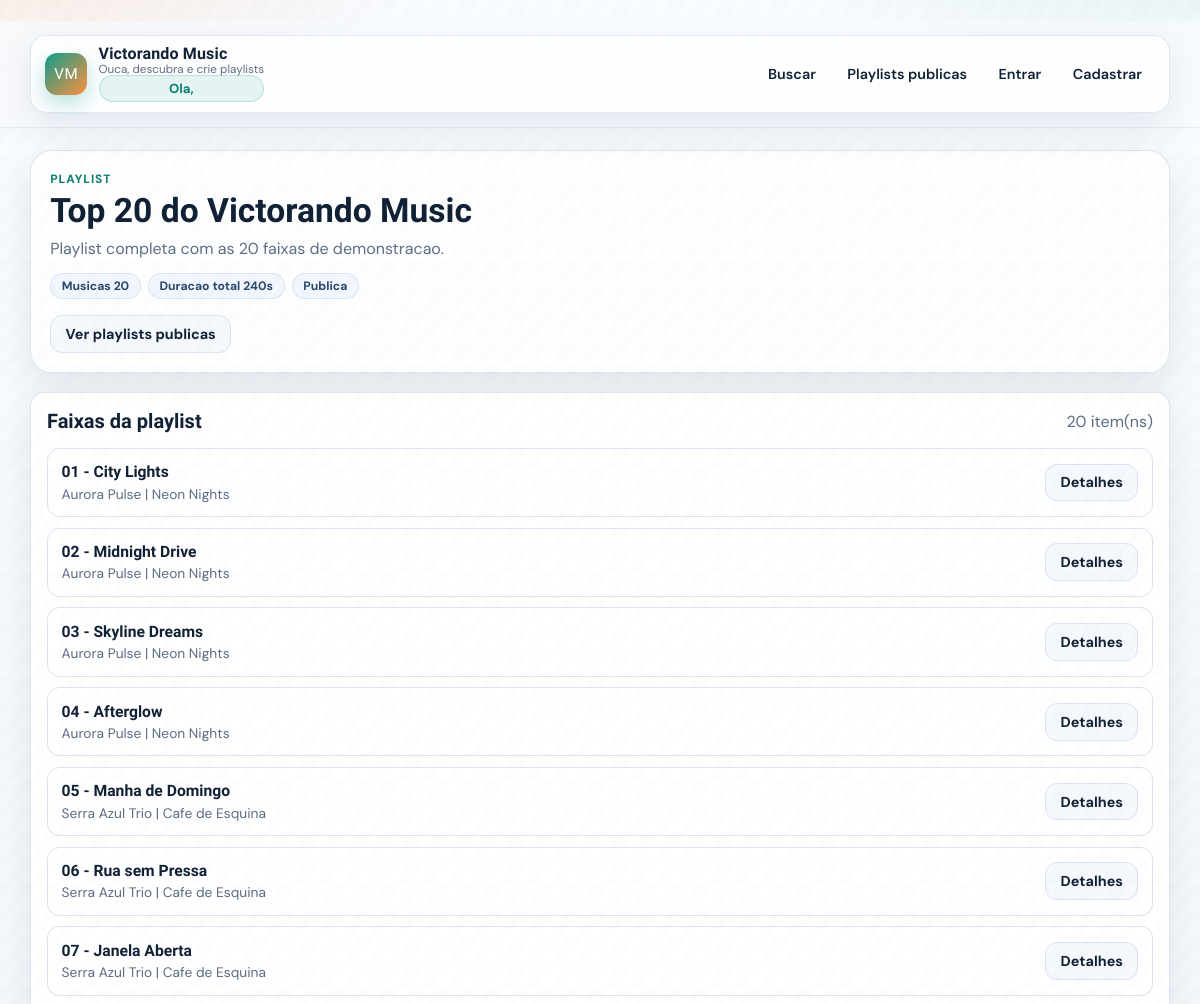
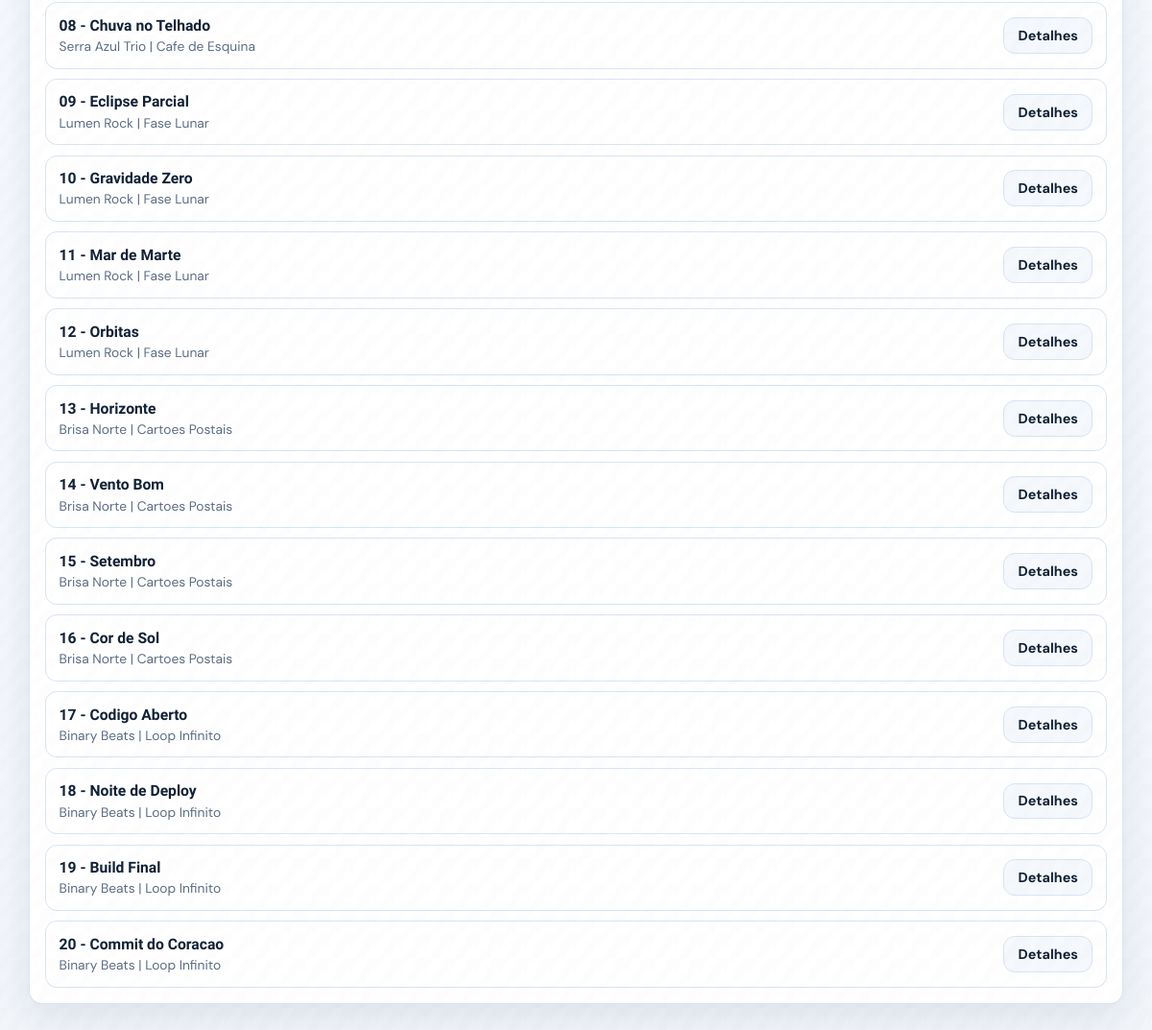
Page /playlist/1 on the committed database (2 pictures, top to bottom).
### app/models/playlist.py (models this page shows, shortened)
class Playlist(db.Model):
    __tablename__ = 'playlists'
    __table_args__ = (
        db.UniqueConstraint('tenant_id', 'usuario_id', 'nome', name='uq_playlists_tenant_usuario_nome'),
    )
    id = db.Column(db.Integer, primary_key=True)
    tenant_id = db.Column(db.Integer, db.ForeignKey('tenants.id'), nullable=False, index=True)
    usuario_id = db.Column(db.Integer, db.ForeignKey('usuarios.id'), nullable=False, index=True)
    nome = db.Column(db.String(100), nullable=False)
    descricao = db.Column(db.Text)
    data_criacao = db.Column(db.DateTime, default=datetime.utcnow, nullable=False)
    publica = db.Column(db.Boolean, default=False)
    musicas = db.relationship(
        'Music',
        secondary='playlist_musicas',
        backref=db.backref('playlists', lazy='dynamic', overlaps='playlist_musicas_rel,musica,playlist'),
        lazy='dynamic',
        overlaps='playlist_musicas_rel,musica,playlist',
    )
    @property
    def total_musicas(self):
        return self.musicas.count()
    @property
    def duracao_total(self):
        return sum(musica.duracao for musica in self.musicas if musica.duracao)
    def to_dict(self, include_musicas=False):
        data = {
            'id': self.id,
            'tenant_id': self.tenant_id,
            'usuario_id': self.usuario_id,
            'nome': self.nome,
            'descricao': self.descricao,
            'data_criacao': self.data_criacao.isoformat(),
            'publica': self.publica,
            'total_musicas': self.total_musicas,
            'duracao_total': self.duracao_total,
        }
        if include_musicas:
            musicas_ordenadas = PlaylistMusica.query.filter_by(playlist_id=self.id).order_by(PlaylistMusica.posicao).all()
            data['musicas'] = [{**pm.musica.to_dict(), 'posicao': pm.posicao} for pm in musicas_ordenadas]
        return data

### app/models/music.py (models this page shows, shortened)
class Music(db.Model):
    __tablename__ = 'musicas'
    id = db.Column(db.Integer, primary_key=True)
    titulo = db.Column(db.String(150), nullable=False, index=True)
    album_id = db.Column(db.Integer, db.ForeignKey('albuns.id'), nullable=False)
    duracao = db.Column(db.Integer)  # em segundos
    arquivo_url = db.Column(db.String(255), nullable=False)
    numero_faixa = db.Column(db.Integer)
    visualizacoes = db.Column(db.Integer, default=0)
    @property
    def duracao_formatada(self):
        if not self.duracao:
            return "00:00"
        minutos = self.duracao // 60
        segundos = self.duracao % 60
        return f"{minutos:02d}:{segundos:02d}"
    def to_dict(self, include_album=True):
        data = {
            'id': self.id,
            'titulo': self.titulo,
            'album_id': self.album_id,
            'duracao': self.duracao,
            'duracao_formatada': self.duracao_formatada,
            'arquivo_url': self.arquivo_url,
            'numero_faixa': self.numero_faixa,
            'visualizacoes': self.visualizacoes
        }
        if include_album and self.album:
            data['album'] = {
                'id': self.album.id,
                'titulo': self.album.titulo,
                'capa_url': self.album.capa_url,
                'artista': {
                    'id': self.album.artista.id,
                    'nome': self.album.artista.nome
                } if self.album.artista else None
            }
        return data

### app/models/artist.py (models this page shows, shortened)
class Artist(db.Model):
    __tablename__ = 'artistas'
    id = db.Column(db.Integer, primary_key=True)
    nome = db.Column(db.String(100), nullable=False, index=True)
    genero = db.Column(db.String(50))
    bio = db.Column(db.Text)
    imagem_url = db.Column(db.String(255))
    albuns = db.relationship('Album', backref='artista', lazy='dynamic', cascade='all, delete-orphan')

### app/models/album.py (models this page shows, shortened)
class Album(db.Model):
    __tablename__ = 'albuns'
    id = db.Column(db.Integer, primary_key=True)
    titulo = db.Column(db.String(150), nullable=False, index=True)
    artista_id = db.Column(db.Integer, db.ForeignKey('artistas.id'), nullable=False)
    ano_lancamento = db.Column(db.Integer)
    capa_url = db.Column(db.String(255))
    descricao = db.Column(db.Text)
    musicas = db.relationship('Music', backref='album', lazy='dynamic', cascade='all, delete-orphan')

### app/views/playlist_routes.py (the view)
@playlist_bp.route('/<int:playlist_id>')
def detalhes(playlist_id):
    usuario_id = current_user.id if current_user.is_authenticated else None
    tenant_id = current_user.tenant_id if current_user.is_authenticated else None
    resultado = PlaylistController.obter_playlist(playlist_id, usuario_id, tenant_id=tenant_id)
    if not resultado['success']:
        flash(resultado.get('message', 'Playlist nao encontrada'), 'error')
        return redirect(url_for('music.index'))
    playlist = resultado['playlist']
    is_owner = current_user.is_authenticated and playlist['usuario_id'] == current_user.id
    return render_template('playlist_detalhes.html', playlist=playlist, is_owner=is_owner)

### app/__init__.py (called while the page is built)
def _build_app_initials(app_name):
    parts = [part[0].upper() for part in app_name.split() if part and part[0].isalnum()]
    return ''.join(parts[:2]) or 'SM'

### app/controllers/playlist_controller.py (called while the page is built)
    @staticmethod
    def _resolve_tenant_id(usuario_id=None, tenant_id=None):
        if tenant_id is not None:
            return tenant_id
        if usuario_id is not None:
            usuario = db.session.get(User, usuario_id)
            if usuario:
                return usuario.tenant_id
        return Tenant.resolve_default_id()

    @staticmethod
    def _query_playlist_by_tenant(playlist_id, tenant_id):
        query = Playlist.query.filter_by(id=playlist_id)
        if tenant_id is not None:
            query = query.filter_by(tenant_id=tenant_id)
        return query.first()

    @staticmethod
    def obter_playlist(playlist_id, usuario_id=None, tenant_id=None):
        try:
            tenant_resolvido = PlaylistController._resolve_tenant_id(usuario_id=usuario_id, tenant_id=tenant_id)
            playlist = PlaylistController._query_playlist_by_tenant(playlist_id, tenant_resolvido)
            if not playlist:
                return {'success': False, 'message': 'Playlist nao encontrada'}
            if not playlist.publica and playlist.usuario_id != usuario_id:
                return {'success': False, 'message': 'Acesso negado'}
            return {'success': True, 'playlist': playlist.to_dict(include_musicas=True)}
        except Exception as e:
            return {'success': False, 'message': f'Erro ao obter playlist: {str(e)}'}

### app/extensions.py (called while the page is built, shortened)
def _register_request_observability(app):
    @app.before_request
    def _mark_request_start():
        g._request_start_ts = monotonic()
    @app.after_request
    def _log_request(response):
        start = getattr(g, '_request_start_ts', None)
        if start is None:
            return response
        duration_ms = (monotonic() - start) * 1000
        response.headers['X-Request-Duration-Ms'] = f'{duration_ms:.2f}'
        app.logger.info(
            'request method=%s path=%s status=%s duration_ms=%.2f',
            request.method,
            request.path,
            response.status_code,
            duration_ms,
        )
        return response

def _register_rate_limiting(app):
    @app.before_request
    def _guard_rate_limit():
        if not app.config.get('RATE_LIMIT_ENABLED', True):
            return None
        if not request.path.startswith('/api/'):
            return None

### app/templates/playlist_detalhes.html (shortened to what this page needs)
﻿{% extends 'base.html' %}
{% block content %}
<section class="page-header" data-animate>
  <p class="kicker">Playlist</p>
  <h1 class="page-title">{{ playlist.nome }}</h1>
  <p class="page-subtitle">{{ playlist.descricao or 'Playlist sem descricao.' }}</p>
  <div class="meta-pills" style="margin-top: 0.9rem;">
    <span class="chip">Musicas {{ playlist.total_musicas }}</span>
    <span class="chip">Duracao total {{ playlist.duracao_total }}s</span>
    <span class="chip">{{ 'Publica' if playlist.publica else 'Privada' }}</span>
  </div>
  <div class="inline-actions">
    <a class="btn btn-ghost" href="{{ url_for('playlist.publicas') }}">Ver playlists publicas</a>
  </div>
</section>
<section class="panel" data-animate style="--delay: 90ms;">
  <div class="section-head">
    <h2 class="section-title">Faixas da playlist</h2>
    <span class="muted">{{ playlist.musicas|length }} item(ns)</span>
  </div>
  {% if playlist.musicas %}
    <ol class="list-clean" style="margin-top: 0.9rem; list-style: none;">
      {% for musica in playlist.musicas %}
        {% set album = musica.album if musica.album else None %}
        {% set artista = album.artista if album and album.artista else None %}
        <li class="list-item" data-animate style="--delay: {{ 130 + (loop.index0 * 30) }}ms;">
          <div class="list-item-main">
            <strong>{{ '%02d' % (musica.posicao or loop.index) }} - {{ musica.titulo }}</strong>
            <span>
              {{ artista.nome if artista else 'Artista desconhecido' }}
              {% if album %} | {{ album.titulo }}{% endif %}
            </span>
          </div>
          <div class="actions">
            <a class="btn btn-ghost" href="{{ url_for('music.musica_detalhes', musica_id=musica.id) }}">Detalhes</a>
          </div>
        </li>
      {% endfor %}
    </ol>
  {% else %}
    <div class="empty-state" style="margin-top: 0.9rem;">Sem musicas nesta playlist.</div>
  {% endif %}
</section>
{% endblock %}

### app/static/css/style.css (style rules this page uses)
* { box-sizing: border-box; }
html, body { margin: 0; padding: 0; }
body { min-height: 100vh; color: var(--text); font-family: var(--font-body); background: radial-gradient(900px 520px at -4% -8%, rgba(255, 143, 61, 0.24), transparent 60%), radial-gradient(980px 560px at 104% -12%, rgba(15, 157, 141, 0.2), transparent 63%), linear-gradient(180deg, var(--bg-top) 0%, var(--bg-bottom) 100%); }
body::before { content: ''; position: fixed; inset: 0; pointer-events: none; opacity: 0.35; background-image: linear-gradient(120deg, rgba(18, 34, 54, 0.02) 25%, transparent 25%, transparent 50%, rgba(18, 34, 54, 0.02) 50%, rgba(18, 34, 54, 0.02) 75%, transparent 75%, transparent); background-size: 26px 26px; }
.page-header { padding: 1.2rem; border-radius: var(--radius-lg); border: 1px solid rgba(217, 228, 242, 0.9); background: var(--surface); box-shadow: var(--shadow-soft); }
.kicker { margin: 0; font-size: 0.75rem; letter-spacing: 0.08em; text-transform: uppercase; color: var(--brand-strong); font-weight: 700; }
.page-title { margin: 0.28rem 0 0.5rem; font-family: var(--font-title); font-size: clamp(1.5rem, 1.2rem + 1.2vw, 2.1rem); }
.page-subtitle { margin: 0; color: var(--muted); max-width: 70ch; }
.inline-actions { margin-top: 1rem; display: flex; flex-wrap: wrap; gap: 0.6rem; }
.section-title { margin: 0; font-family: var(--font-title); font-size: 1.25rem; }
.section-head { display: flex; align-items: center; justify-content: space-between; gap: 0.8rem; flex-wrap: wrap; }
.music-card, .panel, .form-card, .list-card { background: var(--surface-strong); border: 1px solid rgba(217, 228, 242, 0.95); border-radius: var(--radius-md); box-shadow: var(--shadow-soft); }
.meta-pills { display: flex; flex-wrap: wrap; gap: 0.45rem; }
.chip { display: inline-flex; align-items: center; border-radius: 999px; padding: 0.24rem 0.66rem; font-size: 0.76rem; font-weight: 700; border: 1px solid rgba(217, 228, 242, 0.95); color: #2a476d; background: #f2f7ff; }
.actions { display: flex; flex-wrap: wrap; gap: 0.52rem; }
.btn, button { display: inline-flex; justify-content: center; align-items: center; text-decoration: none; border-radius: 12px; border: 1px solid transparent; font-family: var(--font-body); font-size: 0.9rem; font-weight: 700; cursor: pointer; padding: 0.56rem 0.9rem; transition: transform 0.16s ease, filter 0.16s ease, box-shadow 0.2s ease; }
.btn, button[type='submit'] { color: #fff; background: linear-gradient(135deg, var(--brand) 0%, var(--brand-strong) 100%); box-shadow: 0 8px 20px rgba(15, 157, 141, 0.28); }
.btn-ghost { color: var(--text); background: #f5f8fc; border-color: var(--line); box-shadow: none; }
.list-clean { margin: 0; padding: 0; list-style: none; display: grid; gap: 0.65rem; }
.list-item { display: flex; align-items: center; justify-content: space-between; gap: 0.8rem; padding: 0.85rem; border: 1px solid var(--line); border-radius: 12px; background: #fff; }
.list-item-main { display: grid; gap: 0.2rem; }
.list-item-main strong { font-family: var(--font-title); font-size: 0.98rem; }
.list-item-main span { color: var(--muted); font-size: 0.86rem; }
.panel { padding: 1rem; }
.muted { color: var(--muted); }
[data-animate] { opacity: 0; transform: translateY(18px); transition: opacity 0.6s ease, transform 0.6s ease; transition-delay: var(--delay, 0ms); }
[data-animate].in-view { opacity: 1; transform: translateY(0); }

### rows in the picture
Playlist: nome "Top 20 do Victorando Music", descricao "Playlist completa com as 20 faixas de demonstracao."
Music: {{ 130 + (loop.index0 * 30) }} 130 (drawn), posicao "01", titulo "City Lights"
Artist: nome "Aurora Pulse"
Album: titulo "Neon Nights"
Music: {{ 130 + (loop.index0 * 30) }} 160 (drawn), posicao "02", titulo "Midnight Drive"
Music: {{ 130 + (loop.index0 * 30) }} 190 (drawn), posicao "03", titulo "Skyline Dreams"
Music: {{ 130 + (loop.index0 * 30) }} 220 (drawn), posicao "04", titulo "Afterglow"
Music: {{ 130 + (loop.index0 * 30) }} 250 (drawn), posicao "05", titulo "Manha de Domingo"
Artist: nome "Serra Azul Trio"
Album: titulo "Cafe de Esquina"
Music: {{ 130 + (loop.index0 * 30) }} 280 (drawn), posicao "06", titulo "Rua sem Pressa"
Music: {{ 130 + (loop.index0 * 30) }} 310 (drawn), posicao "07", titulo "Janela Aberta"
Music: {{ 130 + (loop.index0 * 30) }} 340 (drawn), posicao "08", titulo "Chuva no Telhado"
Music: {{ 130 + (loop.index0 * 30) }} 370 (drawn), posicao "09", titulo "Eclipse Parcial"
Artist: nome "Lumen Rock"
Album: titulo "Fase Lunar"
Music: {{ 130 + (loop.index0 * 30) }} 400 (drawn), id "10", titulo "Gravidade Zero"
Music: {{ 130 + (loop.index0 * 30) }} 430 (drawn), id "11", titulo "Mar de Marte"
Music: {{ 130 + (loop.index0 * 30) }} 460 (drawn), posicao "12", titulo "Orbitas"
Music: {{ 130 + (loop.index0 * 30) }} 490 (drawn), id "13", titulo "Horizonte"
Artist: nome "Brisa Norte"
Album: titulo "Cartoes Postais"
Music: {{ 130 + (loop.index0 * 30) }} 520 (drawn), id "14", titulo "Vento Bom"
Music: {{ 130 + (loop.index0 * 30) }} 550 (drawn), id "15", titulo "Setembro"
Music: {{ 130 + (loop.index0 * 30) }} 580 (drawn), id "16", titulo "Cor de Sol"
Music: {{ 130 + (loop.index0 * 30) }} 610 (drawn), id "17", titulo "Codigo Aberto"
Artist: nome "Binary Beats"
Album: titulo "Loop Infinito"
Music: {{ 130 + (loop.index0 * 30) }} 640 (drawn), id "18", titulo "Noite de Deploy"
Music: {{ 130 + (loop.index0 * 30) }} 670 (drawn), id "19", titulo "Build Final"
Music: {{ 130 + (loop.index0 * 30) }} 700 (drawn), id "20", titulo "Commit do Coracao"

### other values in the picture
{{ APP_INITIALS }} "VM"
{{ APP_NAME }} "Victorando Music"
{{ playlist.total_musicas }} "20"
{{ playlist.duracao_total }} "240"
{{ 'Publica' if playlist.publica else 'Privada' }} "Publica"
{{ playlist.musicas|length }} "20"
